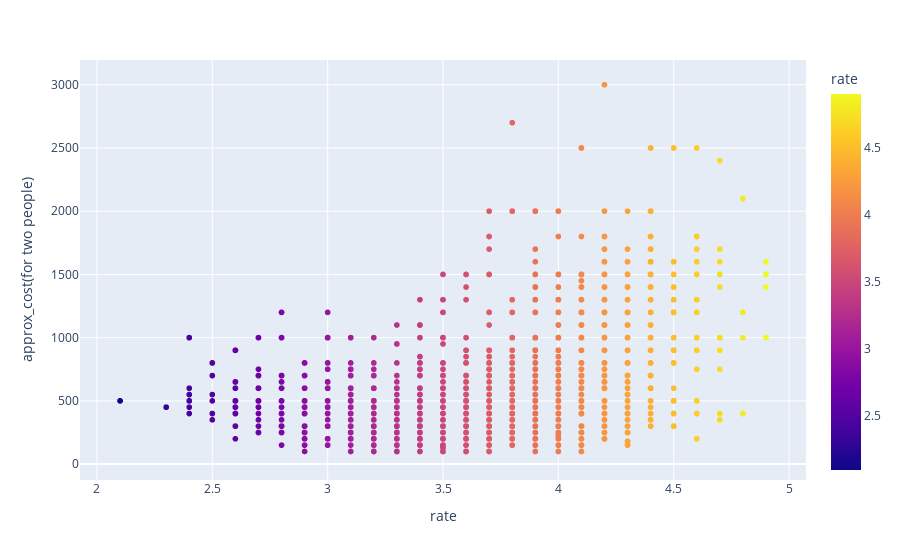

Notebook source saved alongside this figure:
### Markdown cell above
### How to customize existing plots  ,
ie assigning colour maps to visuals ?

### Code cell
### changing colour of plot ,

px.scatter(x="rate",y='approx_cost(for two people)',
           data_frame=df,color='rate')

### Figure 1 — Plotly figure (JSON) as saved in the notebook; plotly's stock layout.template omitted (floating-point values rounded to 4 significant figures; data arrays with more than 128 entries replaced by an {"elided": "..."} marker saying what was removed)
{"data": [{"hovertemplate": "rate=%{marker.color}<br>approx_cost(for two people)=%{y}<extra></extra>", "legendgroup": "", "marker": {"color": {"elided": "5000 float values"}, "coloraxis": "coloraxis", "symbol": "circle"}, "mode": "markers", "name": "", "showlegend": false, "type": "scattergl", "x": {"elided": "5000 float values"}, "xaxis": "x", "y": {"elided": "5000 int values"}, "yaxis": "y"}], "layout": {"coloraxis": {"colorbar": {"title": {"text": "rate"}}, "colorscale": [[0, "#0d0887"], [0.1111, "#46039f"], [0.2222, "#7201a8"], [0.3333, "#9c179e"], [0.4444, "#bd3786"], [0.5556, "#d8576b"], [0.6667, "#ed7953"], [0.7778, "#fb9f3a"], [0.8889, "#fdca26"], [1, "#f0f921"]]}, "legend": {"tracegroupgap": 0}, "margin": {"t": 60}, "xaxis": {"anchor": "y", "domain": [0, 1], "title": {"text": "rate"}}, "yaxis": {"anchor": "x", "domain": [0, 1], "title": {"text": "approx_cost(for two people)"}}}}
